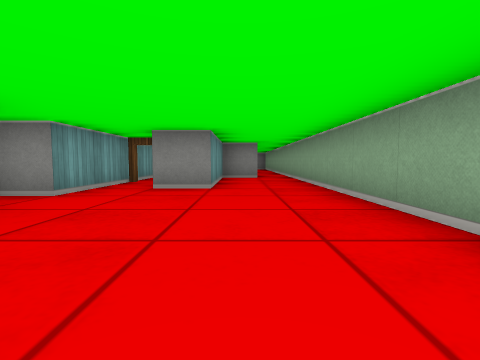
view 1 (above)

22 first-person views from a walk through a cub3D level. The camera is about half as high as the walls, tilts 4° down and sees 85° across. The floor is counted in squares. Each view is taken from the middle of a square. On the plan, view 1 faces up. The plan holds only what a view shows up to about 9 squares ahead; the rest is blank.

view 2
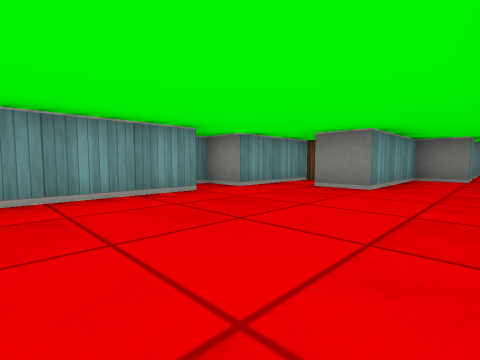

view 3
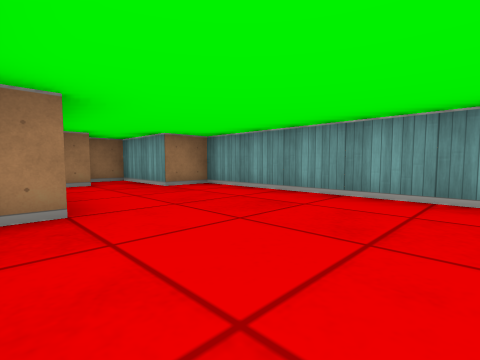

view 4
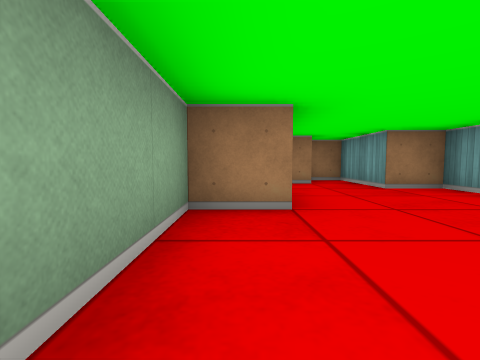

view 5
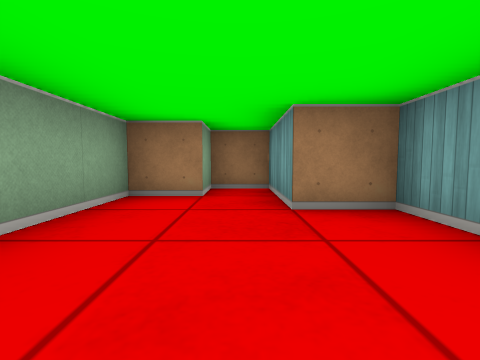

view 6
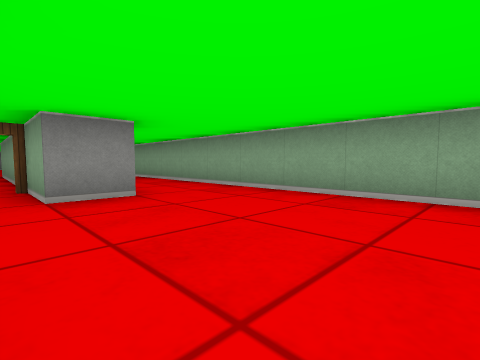

view 7
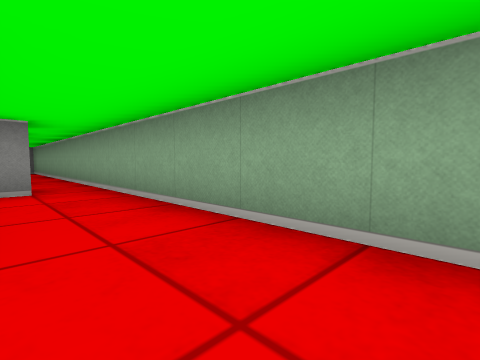

view 8
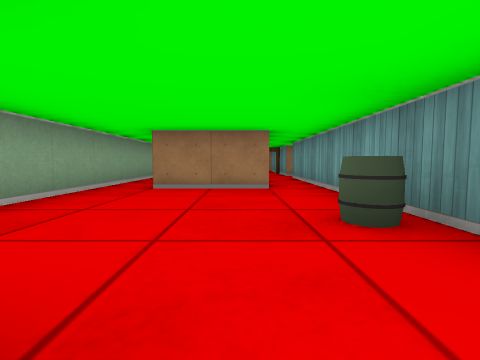

view 9
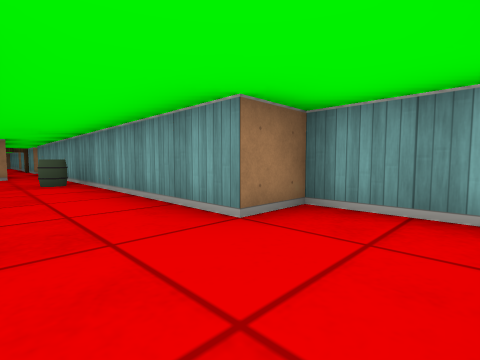

view 10
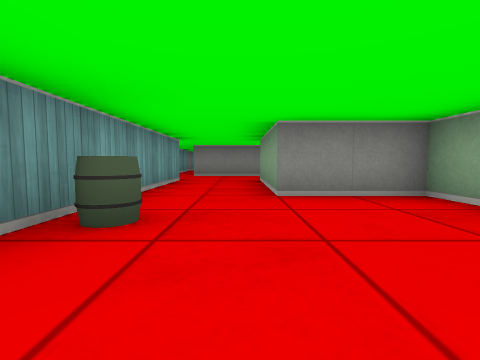

view 11
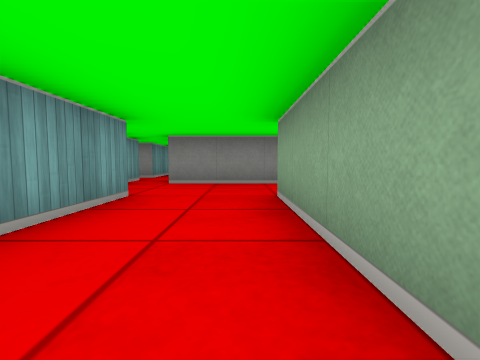

view 12
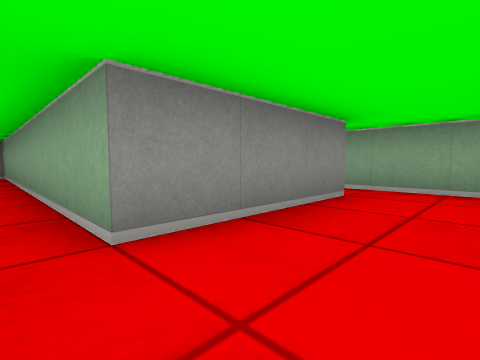

view 13
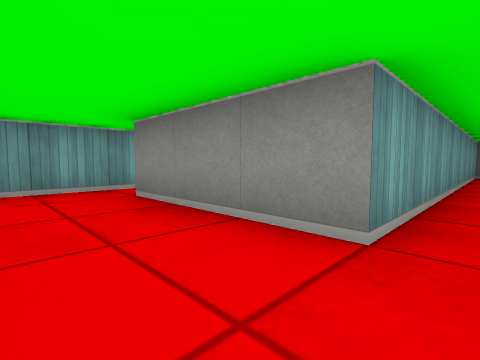

view 14
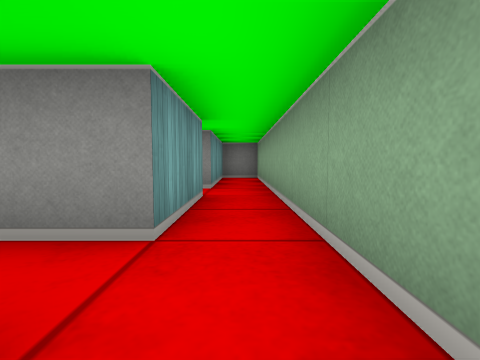

view 15
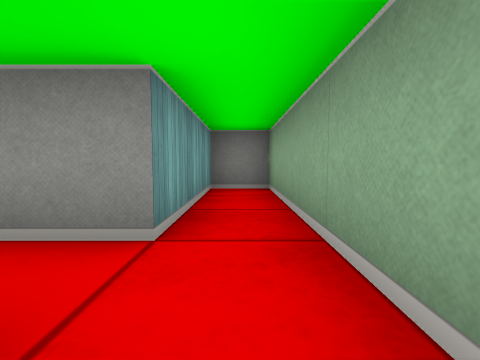

view 16
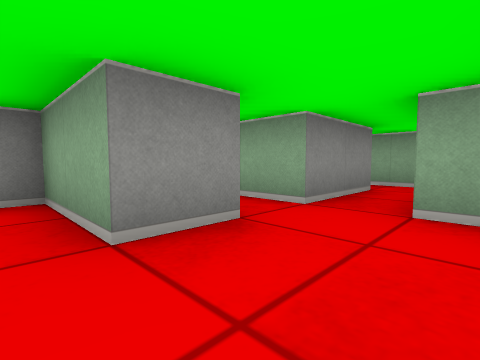

view 17
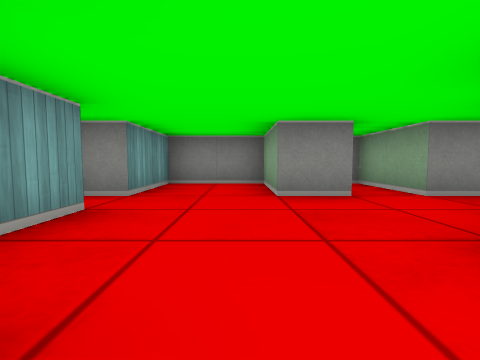

view 18
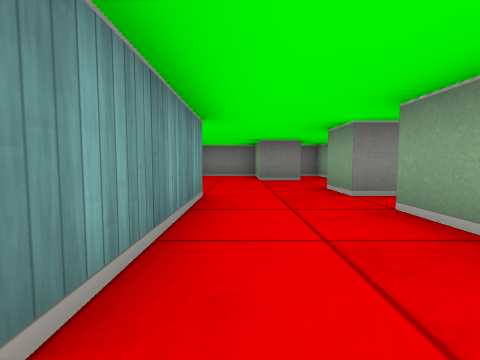

view 19
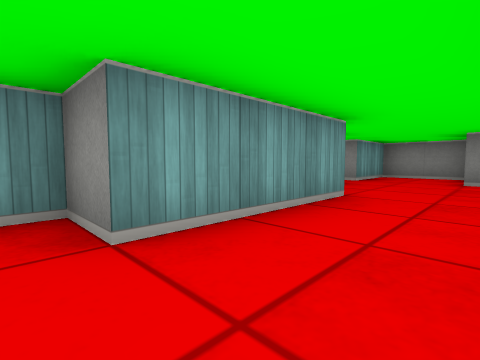

view 20
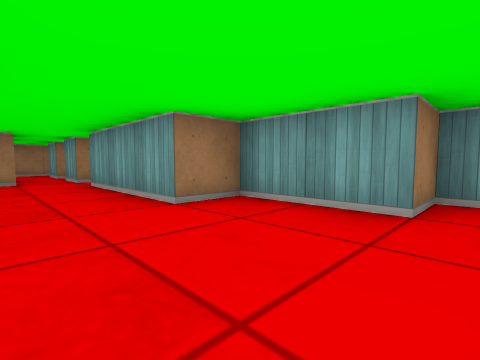

view 21
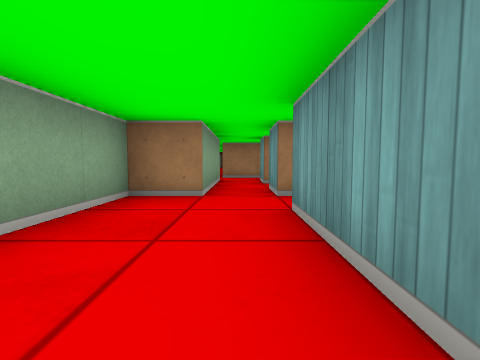

view 22
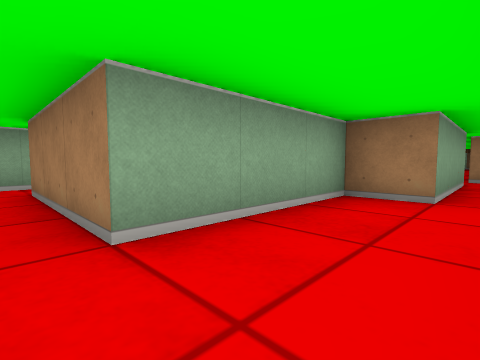

### Floor plan
Ten units are one square. View 1 is at (0, 0); x grows to the right and y downward. Boxes are objects, and circles mark ways between rooms. Rooms are numbered by the first view taken in them; rooms with no view inside come last. Other rooms are left out.
<svg viewBox="-111 -290 131 340">
<path fill="none" stroke="#000" d="M4 5 15 5 15 -95M-25 -26 -25 25 -15 25 -15 45 -5 45 -5 35 5 35 5 15M-25 -60 -25 -35 -35 -35 -35 -31M5 -85 5 -75 -5 -75 -5 -45 -15 -45 -15 -61M5 -111 5 -95M-5 -205 -25 -205 -25 -215M15 -95 15 -155 -5 -155 -5 -185M-15 -86 -15 -115 5 -115M-35 -215 -35 -185 -25 -185 -25 -85M15 -191 15 -210M5 -285 5 -205 -5 -205M-35 -245 -35 -225M-25 -225 -25 -285 -35 -285 -35 -255 -55 -255M-55 -240 -55 -245M-64 -255 -75 -255 -75 -275 -95 -275 -95 -255 -101 -255M-55 -255 -55 -275 -61 -275M-35 -225 -65 -225 -65 -235M-106 -245 -95 -245 -95 -225 -85 -225 -85 -195 -95 -195 -95 -190M-85 -185 -85 -175M-25 -215 -25 -225M-75 -175 -75 -185 -65 -185 -65 -215 -35 -215"/>
<rect x="-25" y="-145" width="10" height="10" fill="#bbb"><title>barrel</title></rect>
<circle cx="10" cy="-100" r="3" fill="#2a7"/>
<circle cx="0" cy="-195" r="3" fill="#2a7"/>
<circle cx="-30" cy="-210" r="3" fill="#2a7"/>
<circle cx="-30" cy="-235" r="3" fill="#2a7"/>
<circle cx="-45" cy="-250" r="3" fill="#2a7"/>
<text x="0" y="-20">1</text>
<text x="-10" y="-150">2</text>
<text x="10" y="-230">3</text>
<text x="-30" y="-250">4</text>
<text x="-70" y="-230">5</text>
</svg>
Room 1 opens to room 2. Room 2 opens to room 3. Room 2 opens to room 5. Room 4 opens to room 5.

Where each view was taken, in squares from view 1:
view 1: 0 up, 0 right, facing up
view 2: 0 up, 1 right, facing up-left
view 3: 2 up, 1 right, facing down-left
view 4: 2 up, 1 right, facing down
view 5: 0 up, 1 left, facing down
view 6: 1 up, 2 left, facing up-right
view 7: 3 up, 0 right, facing up-right
view 8: 16 up, 1 left, facing down
view 9: 20 up, 1 left, facing down-left
view 10: 12 up, 1 left, facing up
view 11: 15 up, 1 left, facing up
view 12: 19 up, 3 left, facing up-right
view 13: 19 up, 1 right, facing up-left
view 14: 21 up, 3 left, facing up
view 15: 24 up, 3 left, facing up
view 16: 24 up, 8 left, facing up-right
view 17: 22 up, 8 left, facing up
view 18: 19 up, 8 left, facing up
view 19: 19 up, 7 left, facing up-left
view 20: 25 up, 7 left, facing down-left
view 21: 22 up, 8 left, facing down
view 22: 22 up, 8 left, facing down-right
